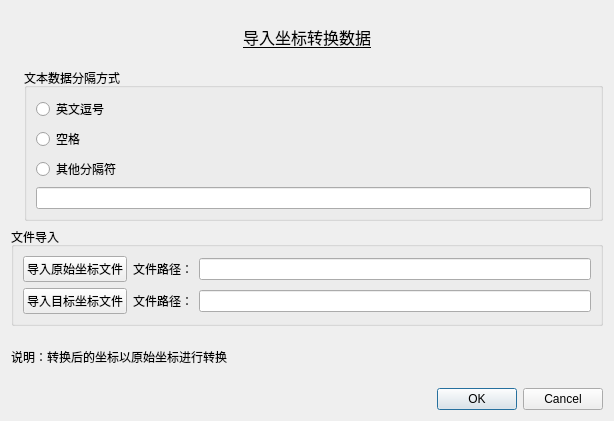
<?xml version="1.0" encoding="UTF-8"?>
<ui version="4.0">
 <class>Dialog</class>
 <widget class="QDialog" name="Dialog">
  <property name="geometry">
   <rect>
    <x>0</x>
    <y>0</y>
    <width>614</width>
    <height>421</height>
   </rect>
  </property>
  <property name="windowTitle">
   <string>坐标转换数据导入</string>
  </property>
  <property name="windowIcon">
   <iconset>
    <normaloff>../source/icon/icon.png</normaloff>../source/icon/icon.png</iconset>
  </property>
  <property name="modal">
   <bool>false</bool>
  </property>
  <layout class="QVBoxLayout" name="verticalLayout_3">
   <item>
    <widget class="QLabel" name="label">
     <property name="font">
      <font>
       <pointsize>12</pointsize>
       <underline>true</underline>
      </font>
     </property>
     <property name="text">
      <string>导入坐标转换数据</string>
     </property>
     <property name="alignment">
      <set>Qt::AlignCenter</set>
     </property>
    </widget>
   </item>
   <item>
    <layout class="QHBoxLayout" name="horizontalLayout_4">
     <item>
      <widget class="QLabel" name="label_5">
       <property name="text">
        <string/>
       </property>
       <property name="pixmap">
        <pixmap>../source/icon/icon.png</pixmap>
       </property>
      </widget>
     </item>
     <item>
      <widget class="QGroupBox" name="groupBox">
       <property name="title">
        <string>文本数据分隔方式</string>
       </property>
       <layout class="QVBoxLayout" name="verticalLayout_2">
        <item>
         <widget class="QRadioButton" name="radioButton_commaSymbal">
          <property name="cursor">
           <cursorShape>PointingHandCursor</cursorShape>
          </property>
          <property name="text">
           <string>英文逗号</string>
          </property>
         </widget>
        </item>
        <item>
         <widget class="QRadioButton" name="radioButton_blank">
          <property name="cursor">
           <cursorShape>PointingHandCursor</cursorShape>
          </property>
          <property name="text">
           <string>空格</string>
          </property>
         </widget>
        </item>
        <item>
         <widget class="QRadioButton" name="radioButton_other">
          <property name="cursor">
           <cursorShape>PointingHandCursor</cursorShape>
          </property>
          <property name="text">
           <string>其他分隔符</string>
          </property>
         </widget>
        </item>
        <item>
         <widget class="QLineEdit" name="lineEdit_otherSparate">
          <property name="placeholderText">
           <string/>
          </property>
         </widget>
        </item>
       </layout>
      </widget>
     </item>
    </layout>
   </item>
   <item>
    <widget class="QGroupBox" name="groupBox_2">
     <property name="title">
      <string>文件导入</string>
     </property>
     <layout class="QVBoxLayout" name="verticalLayout">
      <item>
       <layout class="QHBoxLayout" name="horizontalLayout">
        <item>
         <widget class="QPushButton" name="button_openSource">
          <property name="cursor">
           <cursorShape>PointingHandCursor</cursorShape>
          </property>
          <property name="text">
           <string>导入原始坐标文件</string>
          </property>
         </widget>
        </item>
        <item>
         <widget class="QLabel" name="label_2">
          <property name="text">
           <string>文件路径：</string>
          </property>
         </widget>
        </item>
        <item>
         <widget class="QLineEdit" name="lineEdit_source">
          <property name="cursor">
           <cursorShape>ArrowCursor</cursorShape>
          </property>
          <property name="readOnly">
           <bool>true</bool>
          </property>
         </widget>
        </item>
       </layout>
      </item>
      <item>
       <layout class="QHBoxLayout" name="horizontalLayout_2">
        <item>
         <widget class="QPushButton" name="button_openTarget">
          <property name="cursor">
           <cursorShape>PointingHandCursor</cursorShape>
          </property>
          <property name="text">
           <string>导入目标坐标文件</string>
          </property>
         </widget>
        </item>
        <item>
         <widget class="QLabel" name="label_3">
          <property name="text">
           <string>文件路径：</string>
          </property>
         </widget>
        </item>
        <item>
         <widget class="QLineEdit" name="lineEdit_target">
          <property name="font">
           <font>
            <underline>false</underline>
            <strikeout>false</strikeout>
           </font>
          </property>
          <property name="cursor">
           <cursorShape>ForbiddenCursor</cursorShape>
          </property>
          <property name="toolTip">
           <string/>
          </property>
          <property name="text">
           <string/>
          </property>
          <property name="readOnly">
           <bool>true</bool>
          </property>
         </widget>
        </item>
       </layout>
      </item>
     </layout>
    </widget>
   </item>
   <item>
    <widget class="QLabel" name="label_4">
     <property name="text">
      <string>说明：转换后的坐标以原始坐标进行转换</string>
     </property>
    </widget>
   </item>
   <item>
    <widget class="QDialogButtonBox" name="buttonBox">
     <property name="orientation">
      <enum>Qt::Horizontal</enum>
     </property>
     <property name="standardButtons">
      <set>QDialogButtonBox::Cancel|QDialogButtonBox::Ok</set>
     </property>
    </widget>
   </item>
  </layout>
 </widget>
 <resources/>
 <connections>
  <connection>
   <sender>buttonBox</sender>
   <signal>accepted()</signal>
   <receiver>Dialog</receiver>
   <slot>accept()</slot>
   <hints>
    <hint type="sourcelabel">
     <x>259</x>
     <y>408</y>
    </hint>
    <hint type="destinationlabel">
     <x>157</x>
     <y>274</y>
    </hint>
   </hints>
  </connection>
  <connection>
   <sender>buttonBox</sender>
   <signal>rejected()</signal>
   <receiver>Dialog</receiver>
   <slot>reject()</slot>
   <hints>
    <hint type="sourcelabel">
     <x>327</x>
     <y>408</y>
    </hint>
    <hint type="destinationlabel">
     <x>286</x>
     <y>274</y>
    </hint>
   </hints>
  </connection>
 </connections>
</ui>
